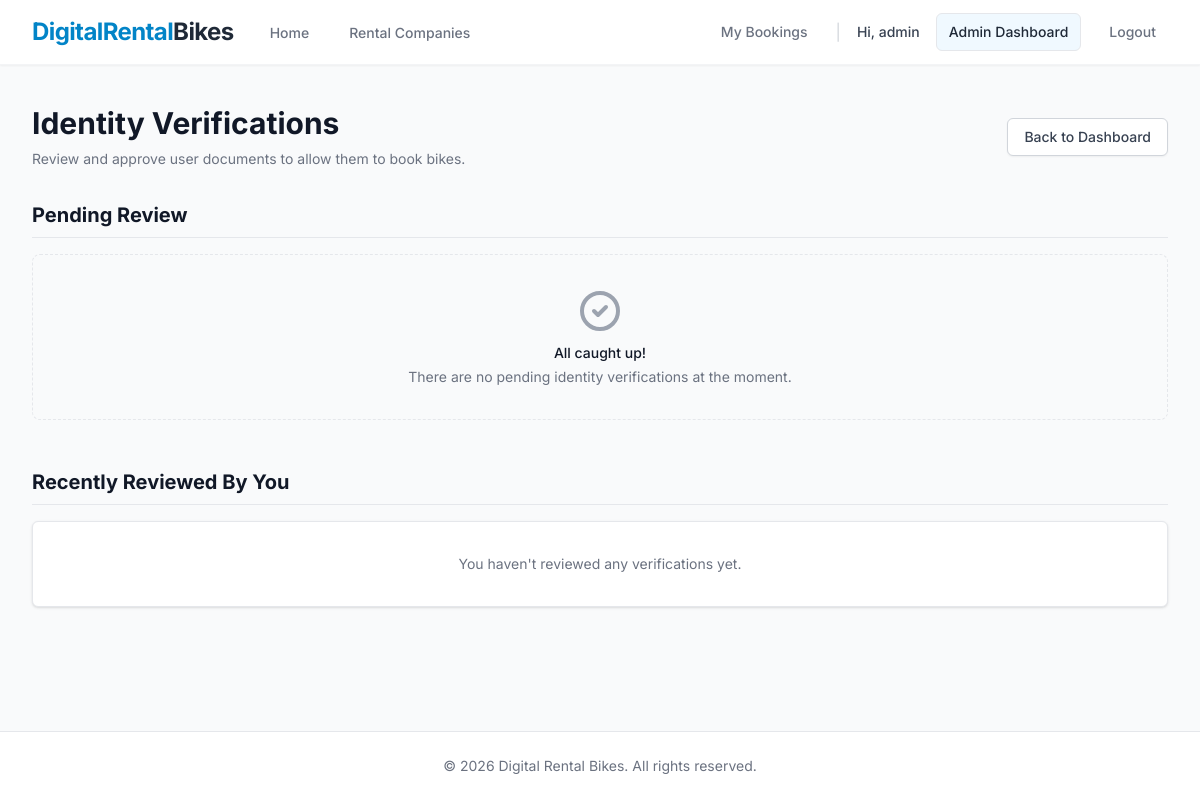
The page /vendor-dashboard/verifications/ (signed in) on the database as committed earlier.
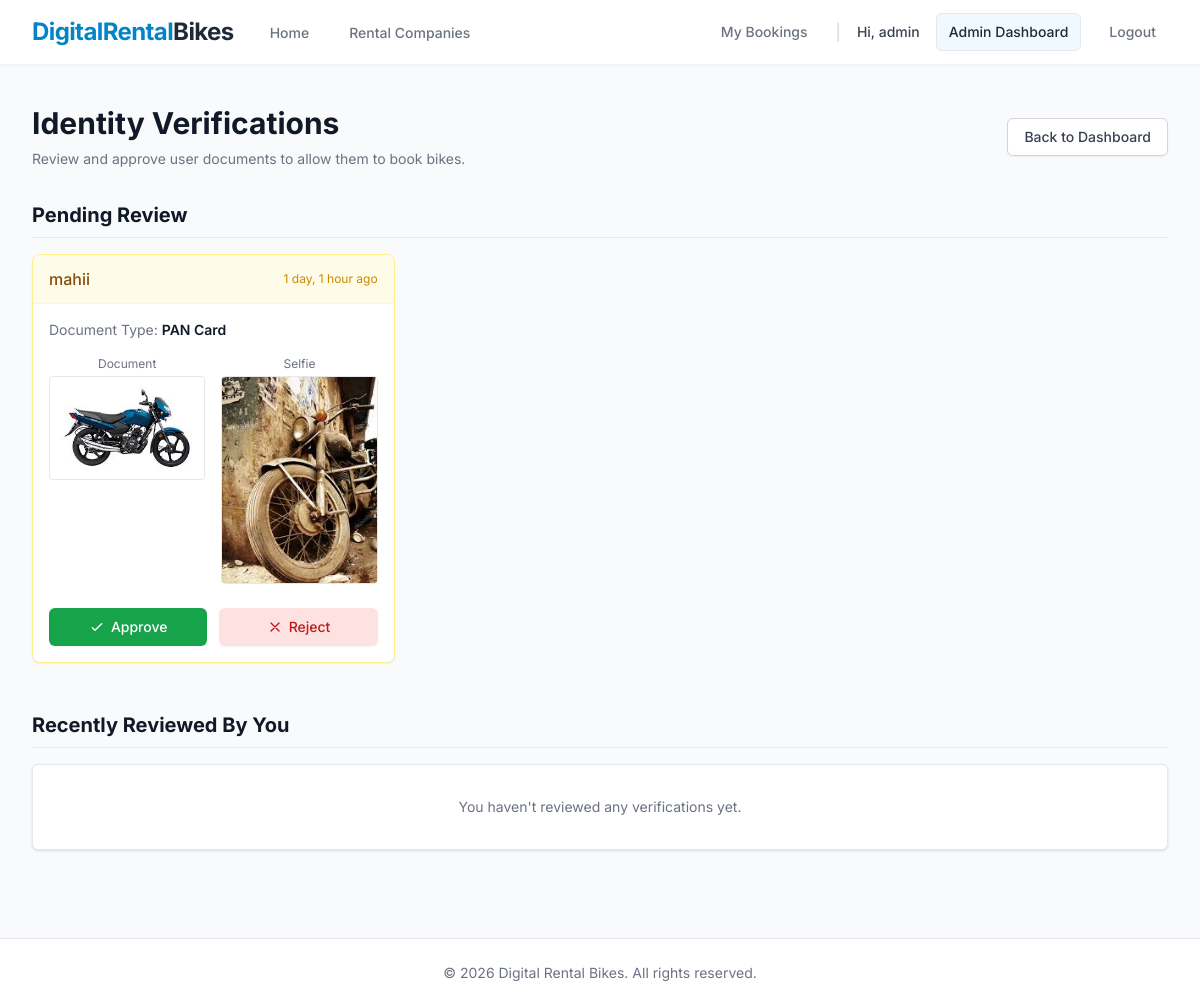
The same page on the database as committed later.
### core/models.py (models this page shows, shortened)
class IdentityVerification(models.Model):
    class DocumentType(models.TextChoices):
        AADHAAR = 'Aadhaar', 'Aadhaar Card'
        PAN = 'PAN', 'PAN Card'
        DRIVING_LICENSE = 'Driving License', 'Driving License'
        PASSPORT = 'Passport', 'Passport'
        VISA = 'Visa', 'Visa'
    class VerificationStatus(models.TextChoices):
        PENDING = 'Pending', 'Pending'
        APPROVED = 'Approved', 'Approved'
        REJECTED = 'Rejected', 'Rejected'
    user = models.OneToOneField(User, on_delete=models.CASCADE, related_name='identity_verification')
    document_type = models.CharField(max_length=30, choices=DocumentType.choices)
    document_image = models.ImageField(upload_to='verification/documents/')
    selfie_image = models.ImageField(upload_to='verification/selfies/')
    status = models.CharField(max_length=20, choices=VerificationStatus.choices, default=VerificationStatus.PENDING)
    verified_by = models.ForeignKey(User, on_delete=models.SET_NULL, null=True, blank=True, related_name='verified_identities')
    created_at = models.DateTimeField(auto_now_add=True)
    updated_at = models.DateTimeField(auto_now=True)

### core/views.py (the view)
# urls.py: path('vendor-dashboard/verifications/', views.vendor_verifications_list, name='vendor_verifications_list'),
@login_required(login_url='login')
def vendor_verifications_list(request):
    if not (request.user.is_staff or request.user.is_superuser):
        if not hasattr(request.user, 'profile') or request.user.profile.role != 'VENDOR':
            return redirect('home')
    pending_verifications = IdentityVerification.objects.filter(status=IdentityVerification.VerificationStatus.PENDING).order_by('created_at')
    reviewed_verifications = IdentityVerification.objects.filter(verified_by=request.user).order_by('-updated_at')
    return render(request, 'core/vendor_verifications.html', {
        'pending': pending_verifications,
        'reviewed': reviewed_verifications
    })

### core/templates/core/vendor_verifications.html (shortened to what the changed rows need)
{% extends 'base.html' %}
{% block content %}
<div class="max-w-7xl mx-auto px-4 sm:px-6 lg:px-8 py-10">
    <div class="flex items-center justify-between mb-8">
        <div>
            <h2 class="text-3xl font-bold text-gray-900">Identity Verifications</h2>
        </div>
    </div>
    <div class="mb-12">
        <div class="grid grid-cols-1 md:grid-cols-2 lg:grid-cols-3 gap-6">
            {% for v in pending %}
            <div class="bg-white rounded-lg shadow-sm border border-yellow-200 overflow-hidden">
                <div class="bg-yellow-50 px-4 py-3 border-b border-yellow-100 flex justify-between items-center">
                    <span class="font-medium text-yellow-800">{{ v.user.username }}</span>
                    <span class="text-xs text-yellow-600">{{ v.created_at|timesince }} ago</span>
                </div>
                <div class="p-4">
                    <p class="text-sm text-gray-500 mb-4">Document Type: <span class="font-semibold text-gray-900">{{ v.get_document_type_display }}</span></p>
                    <div class="grid grid-cols-2 gap-4 mb-6">
                        <div>
                            <p class="text-xs text-gray-500 mb-1 text-center">Document</p>
                            <a href="{{ v.document_image.url }}" target="_blank" class="block bg-gray-100 rounded border border-gray-200 aspect-[3/2] overflow-hidden hover:opacity-75 transition-opacity">
                                <img src="{{ v.document_image.url }}" alt="Document" class="w-full h-full object-cover">
                            </a>
                        </div>
                        <div>
                            <p class="text-xs text-gray-500 mb-1 text-center">Selfie</p>
                            <a href="{{ v.selfie_image.url }}" target="_blank" class="block bg-gray-100 rounded border border-gray-200 aspect-[3/4] overflow-hidden hover:opacity-75 transition-opacity">
                                <img src="{{ v.selfie_image.url }}" alt="Selfie" class="w-full h-full object-cover">
                            </a>
                        </div>
                    </div>
                    <div class="flex space-x-3">
                        <form action="{% url 'vendor_approve_verification' v.id 'approve' %}" method="POST" class="flex-1">
                            <button type="submit" class="w-full inline-flex justify-center items-center px-4 py-2 border border-transparent shadow-sm text-sm font-medium rounded-md text-white bg-green-600 hover:bg-green-700 focus:outline-none focus:ring-2 focus:ring-offset-2 focus:ring-green-500">
                                <svg class="mr-1.5 h-4 w-4" fill="none" viewBox="0 0 24 24" stroke="currentColor">
                                    <path stroke-linecap="round" stroke-linejoin="round" stroke-width="2" d="M5 13l4 4L19 7" />
                                </svg>
                                Approve
                            </button>
                        </form>
                        <form action="{% url 'vendor_approve_verification' v.id 'reject' %}" method="POST" class="flex-1">
                            <button type="submit" class="w-full inline-flex justify-center items-center px-4 py-2 border border-transparent shadow-sm text-sm font-medium rounded-md text-red-700 bg-red-100 hover:bg-red-200 focus:outline-none focus:ring-2 focus:ring-offset-2 focus:ring-red-500">
                                <svg class="mr-1.5 h-4 w-4" fill="none" viewBox="0 0 24 24" stroke="currentColor">
                                    <path stroke-linecap="round" stroke-linejoin="round" stroke-width="2" d="M6 18L18 6M6 6l12 12" />
                                </svg>
                                Reject
                            </button>
                        </form>
                    </div>
                </div>
            </div>
            {% empty %}
            <div class="col-span-1 md:col-span-2 lg:col-span-3 bg-gray-50 rounded-lg border border-gray-200 border-dashed p-8 text-center">
                <svg class="mx-auto h-12 w-12 text-gray-400" fill="none" viewBox="0 0 24 24" stroke="currentColor">
                    <path stroke-linecap="round" stroke-linejoin="round" stroke-width="2" d="M9 12l2 2 4-4m6 2a9 9 0 11-18 0 9 9 0 0118 0z" />
                </svg>
                <h3 class="mt-2 text-sm font-medium text-gray-900">All caught up!</h3>
                <p class="mt-1 text-sm text-gray-500">There are no pending identity verifications at the moment.</p>
            </div>
            {% endfor %}
        </div>
    </div>
</div>
{% endblock %}

Rows that differ between the two databases and show on the page:
added IdentityVerification: user.username "mahii", created_at "1 day, 1 hour", document_type "PAN Card", document_image (picture), selfie_image (picture)
Other text that changed with them:
text no longer shown: "All caught up! There are no pending identity verifications at the moment."
